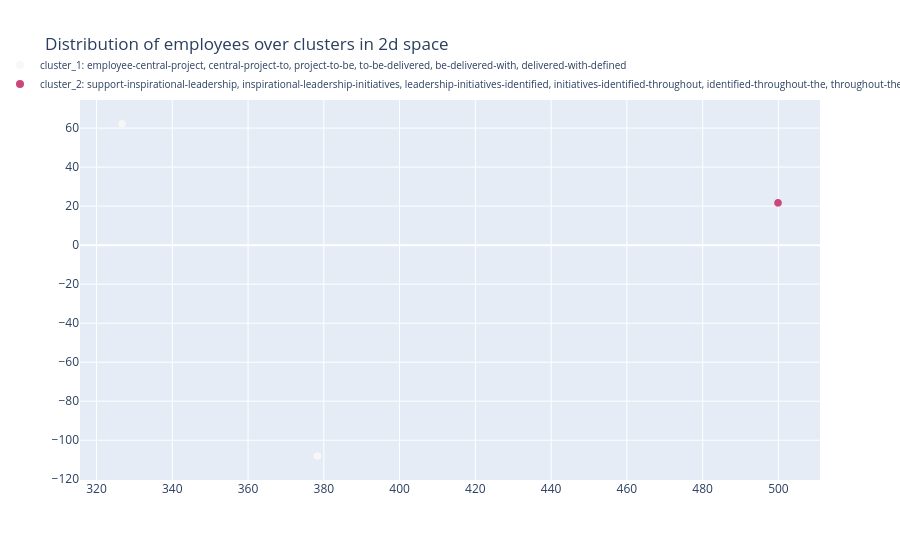

The code cell stored with this chart in its notebook:
### Code cell
fig = go.Figure()


for cl in range(k):
    cluster_df = averaged_employee_features[averaged_employee_features.cluster==cl]
    #plot all the employees belonging to a cluster using a new trace. 
    features = np.stack(cluster_df['feature_vector_2d'].to_numpy())


    fig.add_trace(go.Scattergl(
      x=features[:, 0],
      y=features[:, 1],
      mode='markers',
      showlegend=True,
      text = cluster_df.index.values,
      marker=dict(size=8, color=cluster_df['cluster']),
      name="cluster_"+str(cl+1) +": " + cluster_titles[cl]
  ))



fig.update_layout(title='Distribution of employees over clusters in 2d space', legend=dict(
        x=0,
        y=1.13,
        traceorder='normal',
        font=dict(
            size=10)))
fig.show()

### Figure 1 — Plotly figure (JSON) as saved in the notebook; plotly's stock layout.template omitted (floating-point values rounded to 4 significant figures)
{"data": [{"marker": {"color": [0, 0], "size": 8}, "mode": "markers", "name": "cluster_1: employee-central-project, central-project-to, project-to-be, to-be-delivered, be-delivered-with, delivered-with-defined", "showlegend": true, "text": ["*100000", "*100002"], "type": "scattergl", "x": [378.3, 326.7], "y": [-108.1, 62.09]}, {"marker": {"color": [1], "size": 8}, "mode": "markers", "name": "cluster_2: support-inspirational-leadership, inspirational-leadership-initiatives, leadership-initiatives-identified, initiatives-identified-throughout, identified-throughout-the, throughout-the-year", "showlegend": true, "text": ["*100001"], "type": "scattergl", "x": [499.9], "y": [21.67]}], "layout": {"legend": {"font": {"size": 10}, "traceorder": "normal", "x": 0, "y": 1.13}, "title": {"text": "Distribution of employees over clusters in 2d space"}}}
